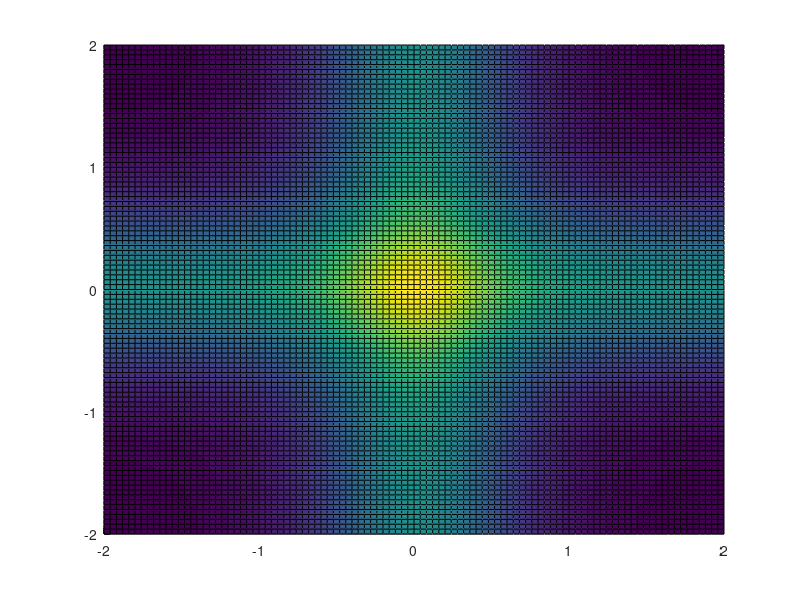

Here is the MATLAB script that generated this plot: (Note: this script raises an error after producing the figure.)
% Determines the equivocation and mutual information on a transmission as a
% function of location

%   Works on each symbol, both bits at a time, resulting in 
    % a hyperbolic square

% Process:
%    Generates four QPSK locations, then calculates the likelihood, then
%    probability, then equivocation, and finally the mutual information in
%    that order

% See GUI_SymbolErasure.mlapp for examples

%% Data generation
clear; close all;

% Creates the QPSK symbol locations
a = [1+j -1+j -1-j 1-j];

epsilon = .5;           % Threshold for determining erasures
sigmaSquared = .5;      % Proportional to noise floor ( = No/2)
G = 1;                  % Channel Gain (*G is used rather than H)
for re = -50:50         % -50:50 creates a 101 x 101 grid
    for im = -50:50
        x(re+51,im+51) = (re/25) + (im/25)*j;
    end
end
real_x = real(x);
imag_x = imag(x);

    % Calculates the likelihood
fx = zeros(4, 101, 101);
fxSum = zeros(1, 101, 101);
for loop = 1:4
    fx(loop,:,:) = (1/(2*pi*sigmaSquared))*exp((-1/(2*sigmaSquared))*abs((x-G*a(loop)).^2));
    fxSum(1, :,:) = fxSum(1, :,:) + fx(loop,:,:);
end

    % Calculates the probability
p_a = zeros(4, 101, 101);
for loop = 1:4
    p_a(loop,:,:) = fx(loop,:,:) ./ fxSum;
end

    % Calculates the Equivocation
H = zeros(101, 101);
% probOfX = 1 / (101*101);
sumOfProb = zeros(101, 101);
for xCoord = -50:50
    for yCoord = -50:50
        for loop = 1:4
            sumOfProb(xCoord+51,yCoord+51) = sumOfProb(xCoord+51,yCoord+51) + p_a(loop,xCoord+51,yCoord+51)*log2(p_a(loop,xCoord+51,yCoord+51));
        end
        H((xCoord+51), (yCoord+51)) = -(sumOfProb(xCoord+51, yCoord+51));
    end
end


%% Plot Equivocation
figure();
hold on
plot(a,'o', 'MarkerFaceColor', 'white', 'Color', 'black'); % Need to fix where this plots on the z axis
surface(real_x, imag_x, H);
title("\sigma^2 = " + string(sigmaSquared));
xlabel('In-Phase');
ylabel('Quadrature');
zlabel('H(X|z)');
view(45, 60);
colormap(jet);
hold off



%% Plot Mutual Information
I = 2 - H;

    % Coloring scheme used to identify erasure regions
C(I<epsilon) = 1;
C((I>=epsilon) & (I < (1+epsilon))) = 2;
C(I>=(1+epsilon)) = 3;
C = reshape(C,size(I));

    % Elevates the four QPSK dots to the surface
a_heights = [(I(76,76)+.01) (I(26,76)+.01) (I(26,26)+.01) (I(76,26)+.01)];

figure();
hold on
plot3(real(a), imag(a), a_heights, 'o', 'MarkerFaceColor', 'white', 'Color', 'black');
surface(real_x, imag_x, I, C);
xlabel('In-Phase');
ylabel('Quadrature');
zlabel('I(X^n;Z^n)');
view(45, 60);
colormap([0,1,0;1,0,0;0,0,1]);
% saveas(gcf,'SymbolInformationGraph','epsc');
hold off

figure()
contour(I);


%%  Bits lost 

    % Similar to the color scheme applied in the Mutual Information section
       % except this affects the values, not just the color 
bits = zeros(101,101);
for c = 1:101
    for d = 1:101
        if (I(c,d) < epsilon)
            bits(c,d) = 2;
        else if (I(c,d) < 1+epsilon)
                bits(c,d) = 1;
            else
                bits (c,d) = 0;
            end
        end
    end
end 

figure();
hold on
plot(a,'o', 'MarkerFaceColor', 'white', 'Color', 'black'); % Need to fix where this plots on the z axis
surface(real_x, imag_x, bits);
title("\sigma^2 = " + string(sigmaSquared));
xlabel('In-Phase');
ylabel('Quadrature');
zlabel('Bits');
view(45, 60);
colormap(jet);
